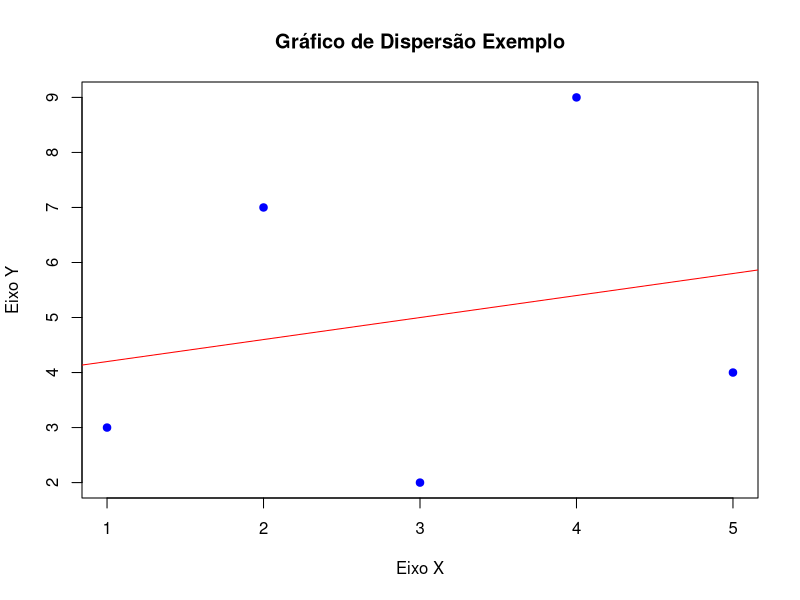
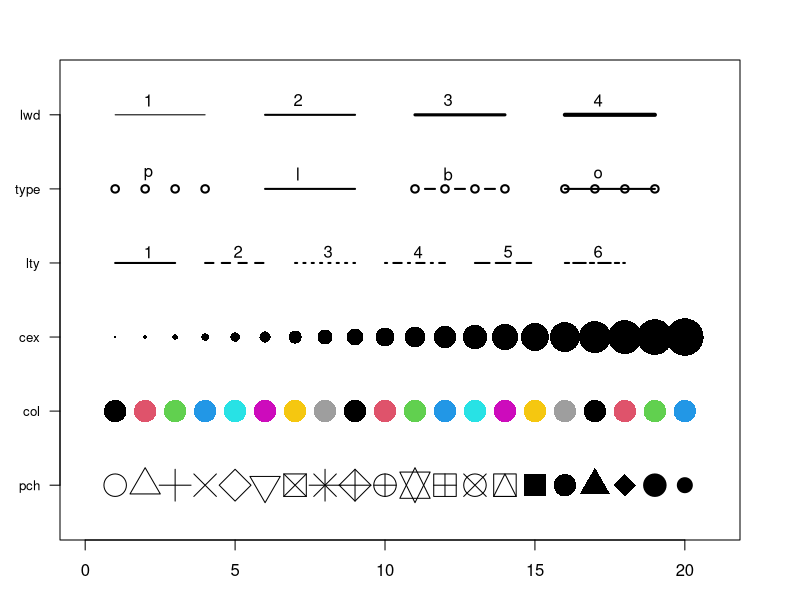

Reproduce these figures in R, in order.
## ---- chunk 1
# Definindo os dados para o eixo x e y
x <- c(1, 2, 3, 4, 5)
y <- c(3, 7, 2, 9, 4)

# Criando o gráfico de dispersão
plot(x, y, main= "Gráfico de Dispersão Exemplo", xlab="Eixo X", ylab="Eixo Y", pch=19, col="blue")

# Adicionando uma linha de regressão ao gráfico
abline(lm(y ~ x), col="red")

## ---- chunk 2
# Criando um gráfico com todos os símbolos
# initialization
par(mar=c(3,3,3,3))
num <- 0 ; 
num1 <- 0
plot(0,0 , xlim=c(0,21) , ylim=c(0.5,6.5), col="white" , yaxt="n" , ylab="" , xlab="")
 
#fill the graph
for (i in seq(1,20)){
  points(i,1 , pch=i , cex=3)
  points(i,2 , col=i , pch=16 , cex=3)
  points(i,3 , col="black" , pch=16 , cex=i*0.25)
  
  #lty
  if(i %in% c(seq(1,18,3))){
        num=num+1
    points(c(i,i+2), c(4,4) , col="black" , lty=num , type="l" , lwd=2)
        text(i+1.1 , 4.15 , num)
        }
  
  #type and lwd 
  if(i %in% c(seq(1,20,5))){
    num1=num1+1
    points(c(i,i+1,i+2,i+3), c(5,5,5,5) , col="black"  , type=c("p","l","b","o")[num1] , lwd=2)
    text(i+1.1 , 5.2 , c("p","l","b","o")[num1] )
    points(c(i,i+1,i+2,i+3), c(6,6,6,6) , col="black"  , type="l",  lwd=num1)
    text(i+1.1 , 6.2 , num1 )
 
    }
  }
 
#add axis
axis(2, at = c(1,2,3,4,5,6), labels = c("pch" , "col" , "cex" , "lty", "type" , "lwd" ), 
     tick = TRUE, col = "black", las = 1, cex.axis = 0.8)

